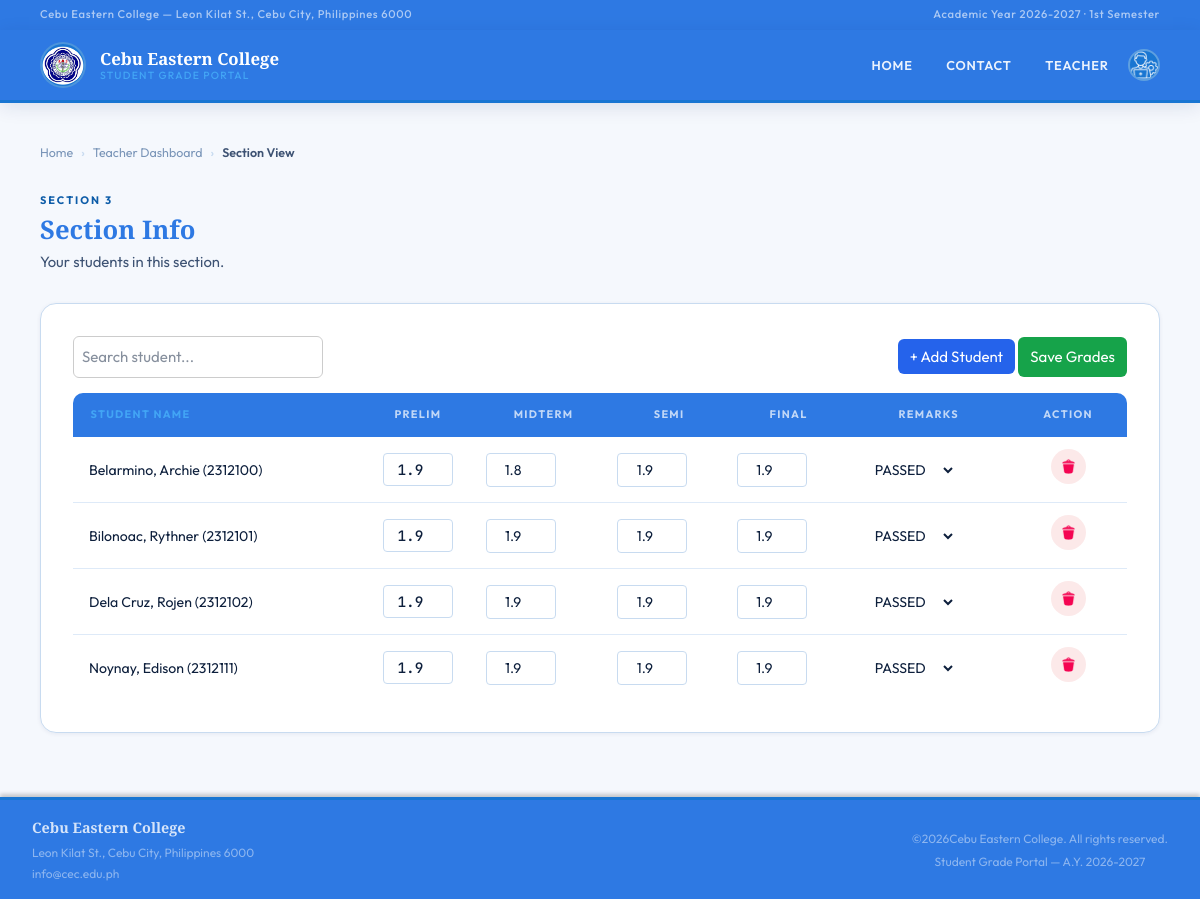
/section/Section 3/IT IPT32/1st/2025-2026/ (signed in), run on an earlier commit of the app's database.
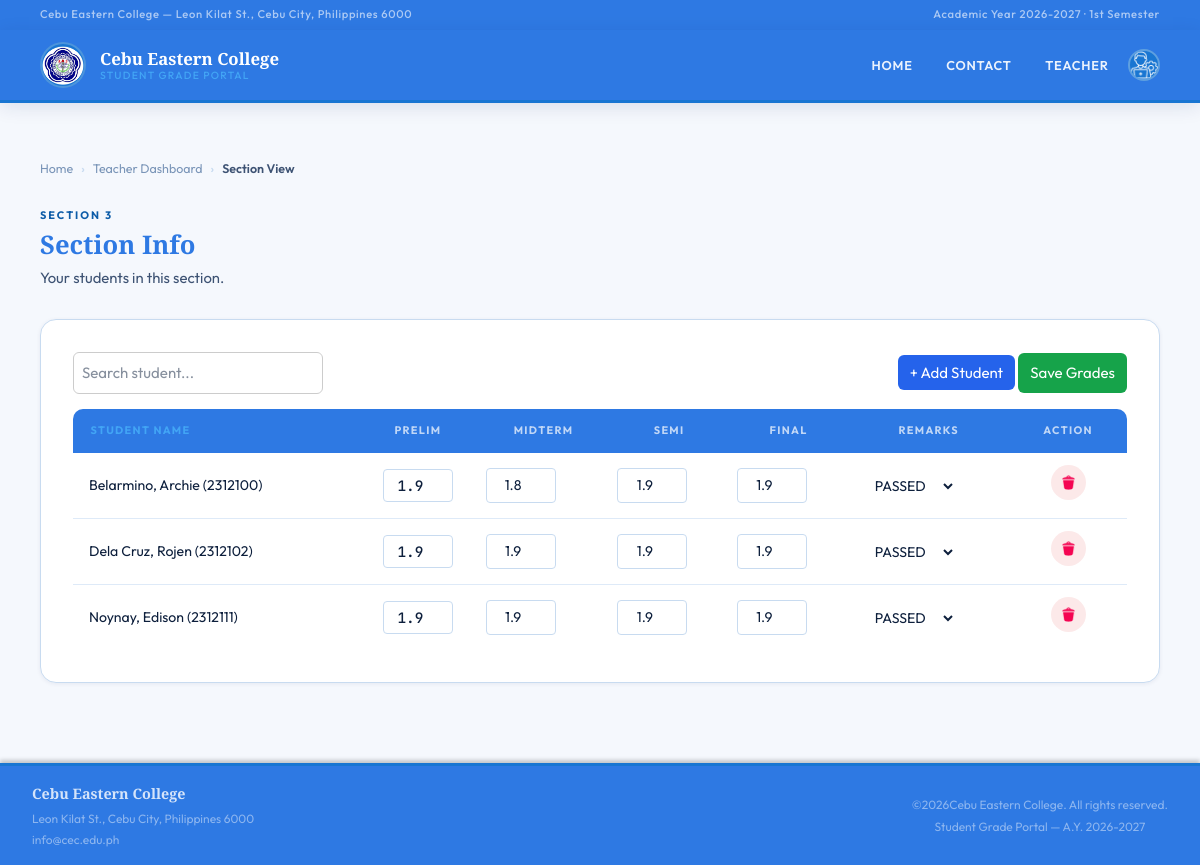
And on a later commit of the database.
### portal/models.py (models this page shows, shortened)
class Student(AbstractBaseUser):
    student_no  = models.CharField(max_length=20, unique=True)
    last_name   = models.CharField(max_length=100)
    first_name  = models.CharField(max_length=100)
    email       = models.EmailField(unique=True, blank=True)
    course      = models.CharField(max_length=10, choices=COURSE_CHOICES, default='BSIT')
    year_level  = models.IntegerField(choices=YEAR_CHOICES, default=1)
    created_at  = models.DateTimeField(auto_now_add=True)
    is_active   = models.BooleanField(default=True)
    is_staff    = models.BooleanField(default=False)
    is_superuser = models.BooleanField(default=False)
    USERNAME_FIELD = 'student_no'
    REQUIRED_FIELDS = ['first_name', 'last_name', 'email']
    objects = StudentManager()

class Grade(models.Model):
    student   = models.ForeignKey(Student, on_delete=models.CASCADE, related_name='grades')
    subject   = models.ForeignKey(Subject, on_delete=models.CASCADE)
    section   = models.ForeignKey('ClassSection', on_delete=models.CASCADE)
    semester  = models.CharField(max_length=10, choices=SEMESTER_CHOICES, default='1st')
    school_yr = models.CharField(max_length=20, default=current_school_year)
    prelim  = models.FloatField(null=True, blank=True)
    midterm = models.FloatField(null=True, blank=True)
    semi    = models.FloatField(null=True, blank=True)
    final   = models.FloatField(null=True, blank=True)
    remarks = models.CharField(max_length=10, choices=REMARKS_CHOICES, blank=True, default='')
    class Meta:
        ordering = ['-school_yr', 'semester', 'subject__code']
        unique_together = ['student', 'subject', 'semester', 'school_yr']

### portal/views.py (the view, shortened to what this page needs)
# urls.py: path('section/<str:section_name>/<str:subject_code>/<str:semester>/<str:school_yr>/', views.section_view,name='section_view'),
def section_view(request, section_name, subject_code, semester, school_yr):
    teacher_id = request.session.get('teacher_id')
    if not teacher_id:
        return redirect('teacher_login')
    teacher = get_object_or_404(Teacher, id=teacher_id)
    section = get_object_or_404(
        ClassSection.objects.prefetch_related('students'),
        section_name=section_name,
        teacher=teacher,
        subject__code=subject_code,
        semester=semester,
        school_yr=school_yr
    )
    students = section.students.all().prefetch_related(
        Prefetch(
            'grades',
            queryset=Grade.objects.filter(
                section=section,
                subject=section.subject
            ),
            to_attr='section_grades'
        )
    )
    for student in students:
        grades = Grade.objects.filter(
            student=student,
            subject=section.subject,
            semester=section.semester,
            school_yr=section.school_yr
        )
        if grades.exists():
            grade = grades.first()
            if not grade.section_id:
                grade.section = section
                grade.save()
    return render(request, 'portal/teacher_section_view.html', {
    'section': section,
    'students': students,
    'sy': SchoolYear.objects.last().get_sy() if SchoolYear.objects.exists() else current_school_year(),
    'semester': Semester.objects.last().get_semester() if Semester.objects.exists() else '1st',
})

### portal/models.py (called while the page is built)
def current_school_year():
    year = datetime.now().year
    return f"{year}-{year+1}"

### portal/templates/portal/teacher_section_view.html (shortened to what the changed rows need)
{% extends 'portal/base.html' %}
{% load static %}
{% block content %}
  <div class="page-wrap" style="padding-top:2.5rem;">
    <div class="section-header fade-up">
      <h2>Section Info</h2>
    </div>
    <div class="card fade-up-2 grade-table-wrap">
      <form method="POST" id="gradesForm">
        <div style="overflow-x:auto;">
          <table class="grade-table" style="min-width: 800px;">
            <thead>
              <tr>
                <th style="text-align:left; border-top-left-radius: 10px;">Student Name</th>
                <th style="text-align:center;">Prelim</th>
                <th style="text-align:center;">Midterm</th>
                <th style="text-align:center;">Semi</th>
                <th style="text-align:center;">Final</th>
                <th style="text-align:center;">Remarks</th>
                <th style="text-align:center; border-top-right-radius: 10px;">Action</th>
              </tr>
            </thead>
            <tbody id="studentTable">
              {% for student in students %}
                {% with grade=student.section_grades.0 %}
                  <tr class="student-row" data-student-no="{{ student.student_no }}">
                    <td style="padding:1rem;">{{ student.last_name }}, {{ student.first_name }} <span class="text-xsm text-red-500">({{ student.student_no }})</span></td>
                    <td class="grade-val" style="padding:1rem .5rem; text-align:center;">
                      <input type="number" step="0.01" name="prelim_{{ student.id }}" value="{{ grade.prelim|default:'' }}" min="1" max="5" style="text-align:center; width:70px; padding:4px; border:1px solid var(--border); border-radius:4px;" />
                    </td>
                    <td style="padding:8px;">
                      <input type="number" step="0.01" name="midterm_{{ student.id }}" value="{{ grade.midterm|default:'' }}" style="text-align:center; width:70px; padding:5px; border:1px solid var(--border); border-radius:4px;" />
                    </td>
                    <td style="padding:8px;">
                      <input type="number" step="0.01" name="semi_{{ student.id }}" value="{{ grade.semi|default:'' }}" style="text-align:center; width:70px; padding:5px; border:1px solid var(--border); border-radius:4px;" />
                    </td>
                    <td style="padding:8px;">
                      <input type="number" step="0.01" name="final_{{ student.id }}" value="{{ grade.final|default:'' }}" style="text-align:center; width:70px; padding:5px; border:1px solid var(--border); border-radius:4px;" />
                    </td>
                    <td style="padding:8px;">
                      <select name="remarks_{{ student.id }}" style="width:100px; padding:5px; text-align:center;">
                        <option value="PASSED" {% if grade.remarks == 'PASSED' %}selected{% endif %}>PASSED</option>
                      </select>
                    </td>
                    <td style="padding:8px; text-align:center;">
                      <button class="delete-student-btn" data-section-id="{{ section.id }}" data-student-no="{{ student.student_no }}" style="border:none; cursor:pointer; color:white;" title="Remove student">
                        <img src="{% static 'portal/images/delete.png' %}" alt="" height="35" width="35" style="border-radius: 100%; background: rgba(220, 38, 38, 0.1); padding: 10px 10px;">
                      </button>
                    </td>
                  </tr>
                {% endwith %}
              {% endfor %}
            </tbody>
          </table>
        </div>
      </form>
    </div>
  </div>
{% endblock %}

What changed in the data, as far as the page shows it:
removed Student: last_name "Bilonoac", first_name "Rythner", student_no "2312101", section_grades.0.prelim "1.9", section_grades.0.midterm "1.9", section_grades.0.semi "1.9", section_grades.0.final "1.9", id "PASSED"
